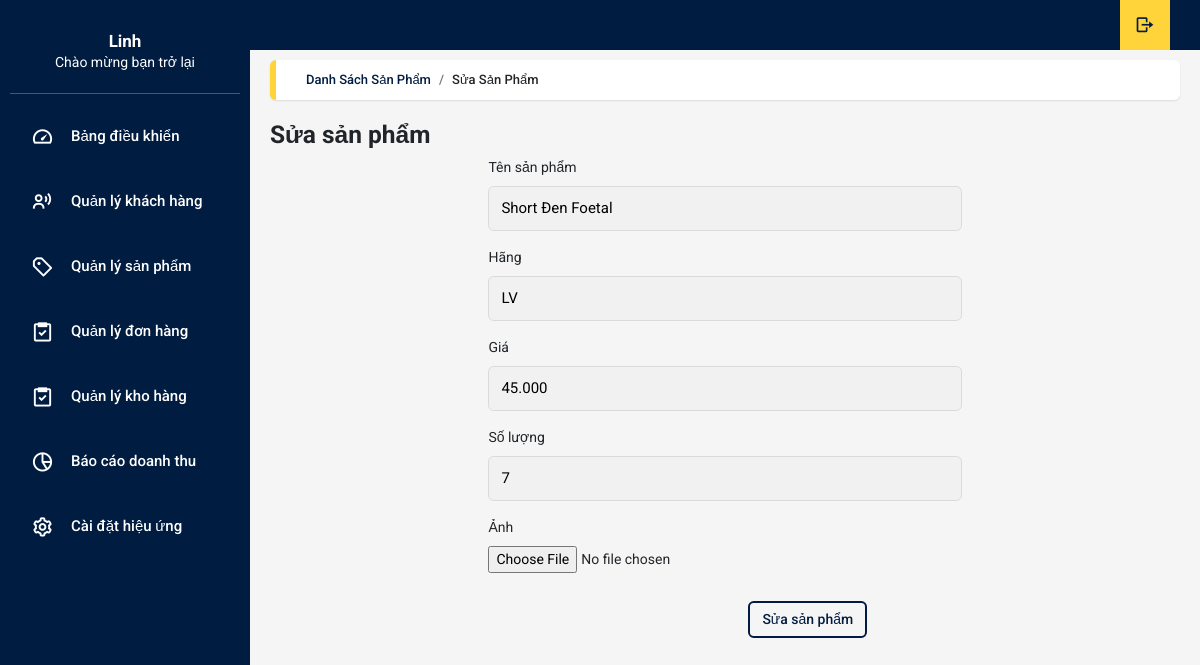
Screenshot of /nhanvien/suasanpham.php?id=2 with the database file from the repository.
### tables this page shows
CREATE TABLE `product` (
  `idsanpham` int(11) NOT NULL,
  `anh` varchar(255) NOT NULL,
  `hang` varchar(255) NOT NULL,
  `mota` varchar(255) NOT NULL,
  `gia` int(11) NOT NULL,
  `loai` int(11) NOT NULL,
  `soluong` int(20) NOT NULL
);

### nhanvien/suasanpham.php (the view, shortened to what this page needs)
<?php
$id = $_GET['id'];
include '../connect.php';
?>
<!DOCTYPE html>
<html lang="en">
<head>
  <link rel="stylesheet" type="text/css" href="css/main.css">
  <link rel="stylesheet" href="https://cdn.jsdelivr.net/npm/boxicons@latest/css/boxicons.min.css">
  <link rel="stylesheet" href="https://unpkg.com/boxicons@latest/css/boxicons.min.css">
  <link rel="stylesheet" type="text/css"
    href="https://maxcdn.bootstrapcdn.com/font-awesome/4.7.0/css/font-awesome.min.css">
  <link rel="stylesheet" href="https://use.fontawesome.com/releases/v5.8.2/css/all.css">
  <link rel="stylesheet" href="https://cdnjs.cloudflare.com/ajax/libs/jquery-confirm/3.3.2/jquery-confirm.min.css">
</head>
<body class="app sidebar-mini rtl">
  <header class="app-header">
    <ul class="app-nav">
      <li><a class="app-nav__item" href="../index.php"><i class='bx bx-log-out bx-rotate-180'></i> </a>
      </li>
    </ul>
  </header>
  <aside class="app-sidebar">
    <div class="app-sidebar__user">
      <div>
        <p class="app-sidebar__user-name"><b>Linh</b></p>
        <p class="app-sidebar__user-designation">Chào mừng bạn trở lại</p>
      </div>
    </div>
    <hr>
    <ul class="app-menu">
      <?php
        require_once "navbar.php";
      ?>
    </ul>
  </aside>
  <main class="app-content">
    <div class="app-title">
      <ul class="app-breadcrumb breadcrumb">
        <li class="breadcrumb-item"><a href="quan-ly-nhan-vien.php">Danh sách sản phẩm</a></li>
        <li class="breadcrumb-item">Sửa sản phẩm</li>
      </ul>
    </div>
      <h3 class="tile-title">Sửa sản phẩm</h3>
      <div class="div" style="margin: 0 24%;">
      <?php
		$sql = "select * from product where idsanpham='$id'";
		$result = $conn->query($sql);
		if ($result->num_rows > 0) {
		while ($row = $result->fetch_assoc()) {
            ?>
      <form action="xulysuasanpham.php?id=<?php echo $row['idsanpham'] ?>" method="POST" enctype="multipart/form-data">
					<fieldset class="form-group">
						<label>Tên sản phẩm</label>
						<input value="<?php echo $row['mota'] ?>" name="mota" id="mota" type="text" class="form-control" placeholder="Nhập tên sản phẩm" >
					</fieldset>
					<fieldset class="form-group">
						<label>Hãng</label>
						<input value="<?php echo $row['hang'] ?>" name="hang" id="hang" type="text" class="form-control" placeholder="Nhập hãng" >
					</fieldset>
          			<fieldset class="form-group">
						<label>Giá</label>
						<input value="<?php echo $row['gia'] ?>.000" name="gia" type="number" id="gia" class="form-control" placeholder="Nhập giá" >
					</fieldset>
          			<fieldset class="form-group">
						<label>Số lượng</label>
						<input value="<?php echo $row['soluong'] ?>" name="soluong" type="number"  class="form-control" placeholder="Nhập số lượng" >
					</fieldset>
					<fieldset class="form-group">
						<label for="exampleInputFile">Ảnh</label>
						<input name="fileToUpload" type="file" class="form-control-file" id="anh">
					</fieldset>
					<button style="margin: 12px 260px" type="submit" id="add" class="btn btn-outline-primary">Sửa sản phẩm</button>
				</form>
                <?php
                   }
                 }
                ?>
      </div>
  </main>
</body>
</html>

### rows the page displays
product: mota "Short Đen Foetal", hang "LV", gia "45.000", soluong "7"
